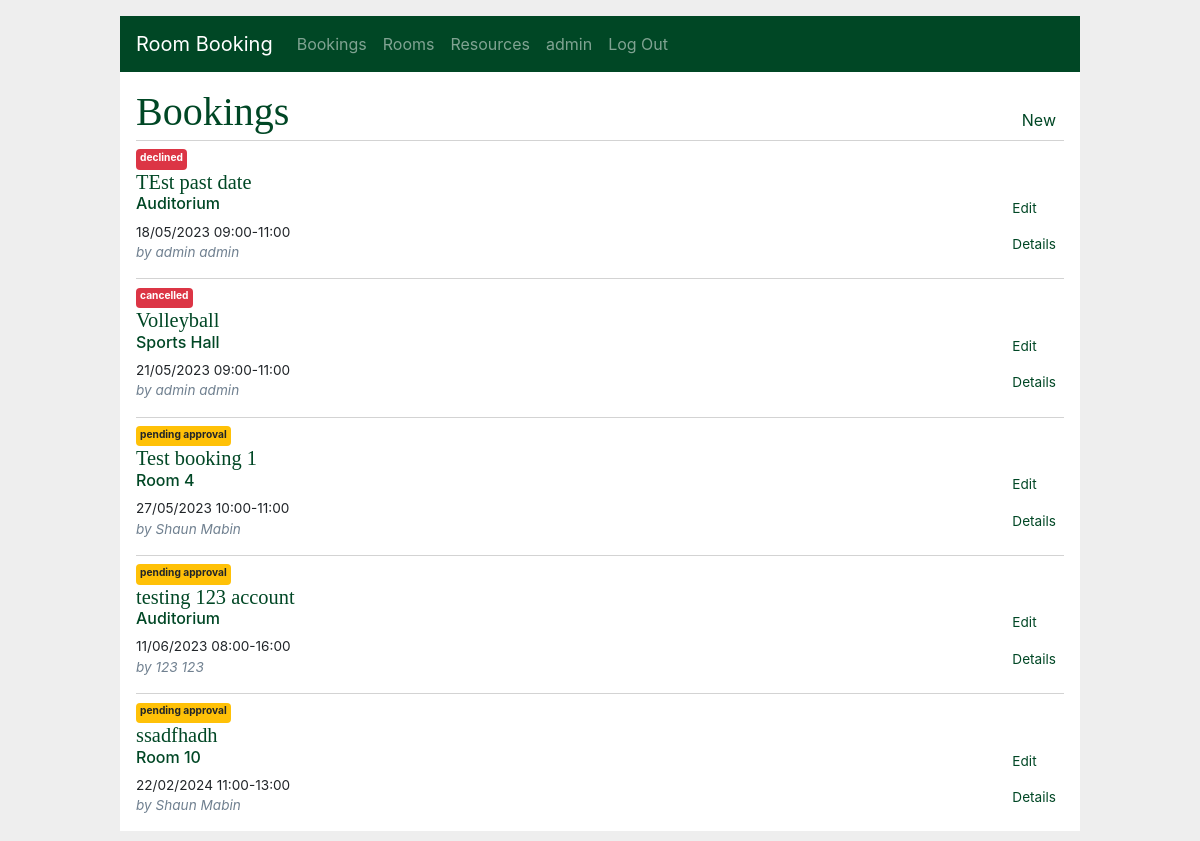
The app's page /bookings/ (signed in), older data.
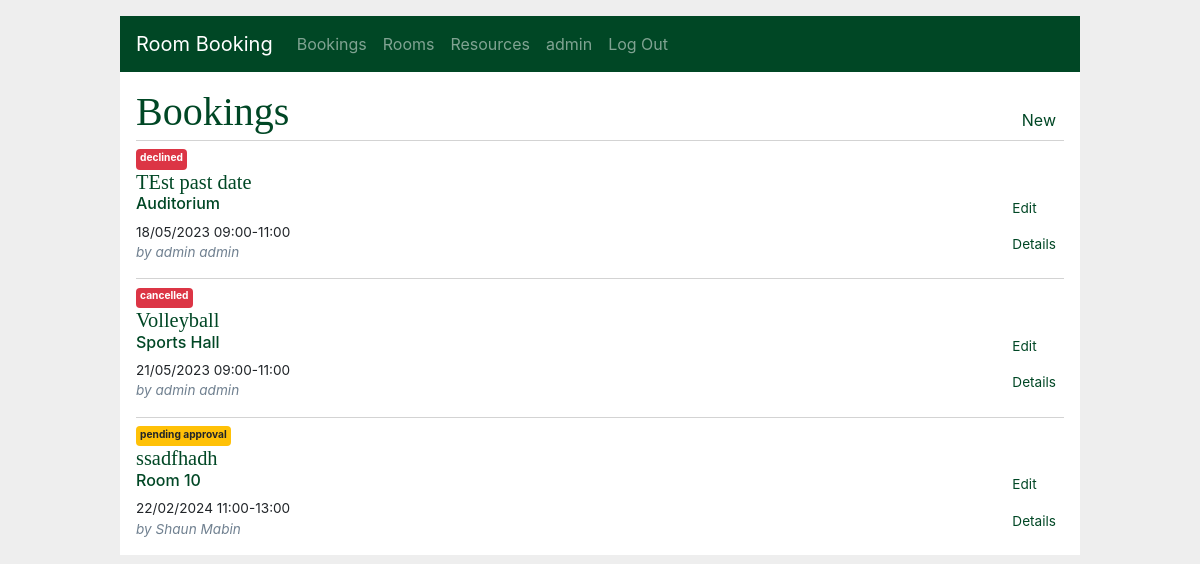
The same page, newer data.
### app/models/user.py (models this page shows, shortened)
class User(db.Model):
    __tablename__ = "users"
    id = db.Column(db.Integer, primary_key=True, autoincrement=True, nullable=False)
    email = db.Column(db.String(150), unique=True, nullable=False)
    password = db.Column(db.Text, nullable=False)
    firstname = db.Column(db.String(150), nullable=False)
    lastname = db.Column(db.String(150), nullable=False)
    created = db.Column(db.DateTime, default=datetime.datetime.now(), nullable=False)
    role = db.Column(db.String(150), default='user', nullable=False)
    bookings = db.relationship('Booking', back_populates="creator", cascade='all, delete, delete-orphan', backref="")

### app/models/room.py (models this page shows, shortened)
class RoomBooking(db.Model):
    __tablename__ = "roombookings"
    id = db.Column(db.Integer, primary_key=True, autoincrement=True, nullable=False)
    creator_id = db.Column(db.Integer, ForeignKey("users.id", ondelete="CASCADE"), nullable=False)
    title = db.Column(db.String(150), nullable=False)
    summary = db.Column(db.Text, nullable=False)
    status = db.Column(db.String, default='pending approval', nullable=False)
    event_start = db.Column(db.DateTime, nullable=False)
    time_start = db.Column(db.DateTime, nullable=False)
    time_end = db.Column(db.DateTime, nullable=False)
    created = db.Column(db.DateTime, default=now, nullable=False)
    attendees = db.Column(db.Integer, nullable=False)
    booked_resources = db.relationship('BookedResource', back_populates="room_booking", cascade='all, delete, delete-orphan')
    creator = db.relationship('User', foreign_keys=[creator_id], backref=backref("user", cascade="all,delete"))
    room_id = db.Column(db.Integer, ForeignKey("rooms.id"), nullable=False)
    room = db.relationship('Room', foreign_keys=[room_id])

class Room(db.Model):
    __tablename__ = "rooms"
    id = db.Column(db.Integer, primary_key=True, autoincrement=True, nullable=False)
    name = db.Column(db.String(150), unique=True, nullable=False)
    description = db.Column(db.String, nullable=False)
    room_bookings = db.relationship('RoomBooking', back_populates="room", cascade='all, delete, delete-orphan')
    room_resources = db.relationship('RoomResource', back_populates="room", cascade='all, delete, delete-orphan')

### app/bookings/routes.py (the view, shortened to what this page needs)
@bp.route('/', methods=["GET", "POST"])
@login_required
def index():
    user_id = session.get('user_id')
    user = User.query.filter_by(
        id=user_id).first()
    if user.role == "admin":
        bookings = db.session.query(RoomBooking).order_by(
            RoomBooking.event_start
        ).order_by(
            RoomBooking.time_start
        ).all()
    return render_template('bookings/index.html', bookings=bookings)

### app/main/routes.py (called while the page is built)
@bp.before_app_request
def load_logged_in_user():
    user_id = session.get('user_id')
    if user_id is None:
        g.user = None
    else:
        g.user = User.query.filter_by(
                id=user_id).first()

def login_required(view):
    @functools.wraps(view)
    def wrapped_view(**kwargs):
        if g.user is None:
            return redirect(url_for('main.login'))
        return view(**kwargs)
    return wrapped_view

### app/templates/bookings/index.html
{% extends 'base.html' %}
{% block header %}
  <h1>{% block title %}Bookings{% endblock %}</h1>
  {% if g.user %}
    <a class="action" href="{{ url_for('rooms.index') }}">New</a>
  {% endif %}
{% endblock %}
{% block content %}
  {% for booking in bookings %}
    <article class="booking">
      <header>
        <div>
          {% if booking.status in ['declined', 'cancelled']  %}
            <div class="badge badge-danger">
              {{ booking.status }}
            </div>
          {% elif booking.status in ['accepted', 'confirmed'] %}
            <div class="badge badge-success">
              {{ booking.status }}
            </div>
          {% elif 'pending' in booking.status %}
            <div class="badge badge-warning">
              {{ booking.status }}
            </div>
          {% endif %}
          <a href="{{ url_for('bookings.details', id=booking['id']) }}"><h1>{{ booking['title'] }}</h1></a>
          <a href="{{ url_for('rooms.details', id=booking.room.id) }}"><h6>{{ booking.room.name }}</h6></a>
          <div>
            {{ booking.event_start.strftime('%d/%m/%Y') }} {{ booking.time_start.strftime('%H:%M') }}-{{ booking.time_end.strftime('%H:%M') }}
          </div>
          <div class="about">by {{ booking.creator['firstname']}} {{ booking.creator['lastname'] }}</div>
        </div>
        <div>
          {% if booking.status == 'pending completion' %}
          <a class="action" href="{{ url_for('bookings.complete', id=booking['id']) }}">Complete</a>
          <a class="action" href="{{ url_for('bookings.details', id=booking['id']) }}">Details</a>
          {% else %}
          <a class="action" href="{{ url_for('bookings.update', id=booking['id']) }}">Edit</a>
          <a class="action" href="{{ url_for('bookings.details', id=booking['id']) }}">Details</a>
          {% endif %}
        </div>
      </header>
    </article>
    {% if not loop.last %}
      <hr style="margin-bottom: 0">
    {% endif %}
  {% endfor %}
{% endblock %}

### app/templates/base.html (shortened to what this page needs)
<!doctype html>
<html lang="en">
  <head>
    <link rel="stylesheet" href="https://stackpath.bootstrapcdn.com/bootstrap/4.3.1/css/bootstrap.min.css">
    <link rel="stylesheet" href="{{ url_for('static', filename='style.css') }}">
  </head>
  <body>
    <nav class="navbar navbar-expand-lg navbar-dark">
      <a class="navbar-brand" href="{{ url_for('main.index') }}">Room Booking</a>
      <div class="collapse navbar-collapse" id="navbarNav">
        <ul class="navbar-nav">
          {% if g.user %}
            <li class="nav-item"><a class="nav-link" href="{{ url_for('bookings.index') }}">Bookings</a>
            <li class="nav-item"><a class="nav-link" href="{{ url_for('rooms.index') }}">Rooms</a>
            <li class="nav-item"><a class="nav-link" href="{{ url_for('resources.index') }}">Resources</a>
            <li class="nav-item current-user"><a class="nav-link" href="{{ url_for('main.account') }}">{{ g.user.firstname }}</a>
            <li class="nav-item nav-right"><a class="nav-link" href="{{ url_for('main.logout') }}">Log Out</a>
          {% else %}
            <li class="nav-item"><a class="nav-link" href="{{ url_for('main.register') }}">Register</a>
            <li class="nav-item"><a class="nav-link" href="{{ url_for('main.login') }}">Log In</a>
          {% endif %}
        </ul>
      </div>
    </nav>
    <section class="content">
      <header>
        {% block header %}{% endblock %}
      </header>
      {% block content %}
      {% endblock %}
    </section>
  </body>
</html>

### app/static/style.css (style rules this page uses)
html { font-family: Libre Baskerville, serif, Montserrat,sans-serif; background: #eee; padding: 1rem; }
body { max-width: 960px; margin: 0 auto; background: white; }
h1 { font-family: serif; color: #004725; margin: 1rem 0; }
a { color: #004725; }
hr { border: none; border-top: 1px solid lightgray; }
nav { background: #004725; display: flex; align-items: center; padding: 0 0.5rem; }
nav ul { display: flex; list-style: none; margin: 0; padding: 0; border: none; }
nav ul li a, nav ul li span, header .action { display: block; padding: 0.5rem; }
.badge { height: 2em; }
.booking > header { display: flex; align-items: flex-end; font-size: 0.85em; margin-top: 5px; }
.booking > header > div:first-of-type { flex: auto; }
.booking > header h1 { font-size: 1.5em; margin: 0; }
.booking .about { color: slategray; font-style: italic; }
.content { padding: 0 1rem 1rem; }
.content > header { border-bottom: 1px solid lightgray; display: flex; align-items: flex-end; }
.content > header h1 { flex: auto; margin: 1rem 0 0.25rem 0; }

Row changes from the older to the newer data that the page shows:
removed RoomBooking: status "pending approval", title "Test booking 1", room.name "Room 4", event_start "27/05/2023", time_start "10:00", time_end "11:00", creator.firstname "Shaun", creator.lastname "Mabin"
removed RoomBooking: status "pending approval", title "testing 123 account", room.name "Auditorium", event_start "11/06/2023", time_start "08:00", time_end "16:00", creator.firstname "123", creator.lastname "123"
